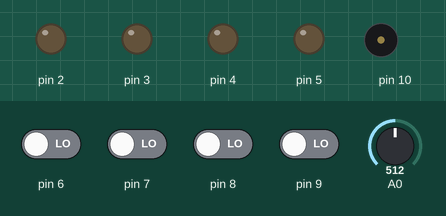
This sketch was run on a simulated Arduino Uno, built with avr-gcc and run on an emulated ATmega328P. On the bench: output pins drawn as LEDs (lit = HIGH), buzzer (waves = sounding). Dashed ring = blinking. The inputs (shaded band) are chosen by the test bench; at power-on: pin 6–9 LOW, A0 = 512. Random numbers use the default seed unless the sketch sets one.

Above: at 1.3 s.
1.4 s: pin 6 driven HIGH
At 3.8 s:
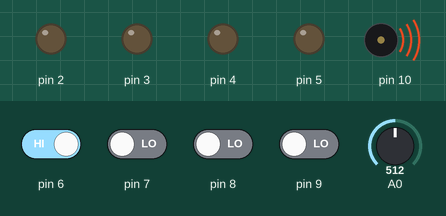
4.4 s: A0 set to 306
7.4 s: A0 set to 511
At 8.78 s:
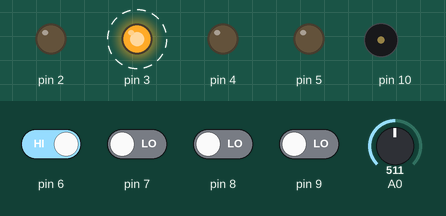
10.4 s: A0 set to 716
At 11.41 s:
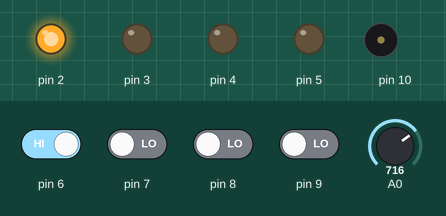
13.4 s: A0 set to 1023
At 15.5 s:
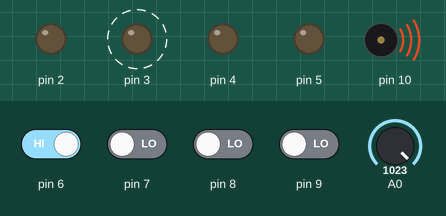
Timing chart, 0 to 17.4 s (numbered marks = the images above; inputs shaded):
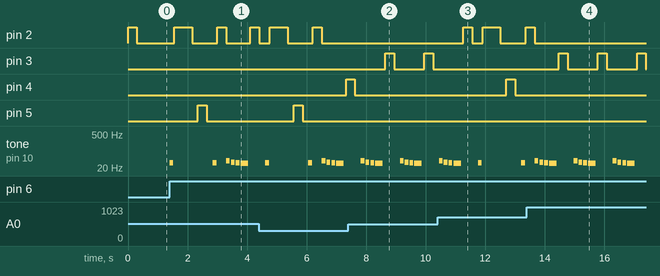

Measured:
- after the input at 1.4 s, pin 2: goes HIGH 0.60 s, LOW 0.85 s, HIGH 0.30 s, LOW 0.81 s, then HIGH, starting after 0.15 s; pin 5: LOW → HIGH after 0.95 s, → LOW 0.30 s later; tone on pin 10: plays 33 Hz for 0.13 s, 33 Hz for 0.13 s, 39 Hz for 0.13 s, 35 Hz for 0.13 s, 33 Hz for 0.13 s, 31 Hz for 0.25 s, starting at once
- after the input at 4.4 s, pin 4: LOW → HIGH after 2.9 s
- after the input at 7.4 s, pin 3: alternates HIGH for 0.30 s and LOW for 1.0 s, starting after 1.2 s
- after the input at 10.4 s, pin 2: goes HIGH 0.30 s, LOW 0.35 s, HIGH 0.60 s, LOW 0.85 s, then HIGH, starting after 0.86 s; pin 4: LOW → HIGH after 2.3 s, → LOW 0.30 s later
- after the input at 13.4 s, pin 3: alternates HIGH for 0.30 s and LOW for 1.0 s, starting after 1.1 s

The sketch:

simonsays.ino
```cpp
int lengthArray = 10;
int secuencia[10];
int recorrer = 0;
int maxr = 1;
boolean mostrar = true;
int melody[] = {39, 35, 33, 31};
int noteDurations[] = {8, 8, 8, 4};
  int victoria[] = {33, 37, 39, 41,39,41};
  int duracion[] = {8, 8, 8, 4,8,4};

void setup() {
  randomSeed(analogRead(0));
  for(int i=0; i < lengthArray; i++){
    secuencia[i]= 2 + random(4);
  }
  pinMode(2, OUTPUT);
  pinMode(3, OUTPUT);
  pinMode(4, OUTPUT);
  pinMode(5, OUTPUT);
  pinMode(6, INPUT);
  pinMode(7, INPUT);
  pinMode(8, INPUT);
  pinMode(9, INPUT);
  pinMode(10,OUTPUT);

}
int getSecuencia(){
  int devolver = secuencia[recorrer];
  recorrer++;
  if(recorrer >= maxr){
    maxr++;
    recorrer = 0;
    mostrar = true;
  }
  if(maxr >= lengthArray){
    winer();
  }
  return devolver;
}
void loop() {
  if(mostrar){
    mostrar = false;
    for(int i = 0; i < maxr; i++){
      digitalWrite(secuencia[i],HIGH);
      delay(300);
      digitalWrite(secuencia[i],LOW);
      delay(200);
    }
  }
  int s = getSecuencia();
  boolean pinEntrada;
  boolean noSalir = true;
  while(noSalir){
    for(int i=0; i < 4; i++){
      if(digitalRead(i+6)){
        if(i+6==s+4){
          pinEntrada = true;
          noSalir = false;
        }else{
          pinEntrada = false;
          noSalir = false;
        }
      }
    }
  }
  if(pinEntrada){
    tone(10, 33,1000/8);
    delay(150);
    noTone(10);
    digitalWrite(s,HIGH);
    delay(300);
    digitalWrite(s,LOW);
  }else{
    lose();
  }
}
void lose(){
  for(int i = 0; i < 4; i++){
    int noteDuration = 1000/noteDurations[i];
    tone(10, melody[i],noteDuration);
    int pauseBetweenNotes = noteDuration * 1.30;
    delay(pauseBetweenNotes);
    noTone(10);
  }
  nuevoValor();
}
void nuevoValor(){
  randomSeed(analogRead(0));
  for(int i=0; i < lengthArray; i++){
    secuencia[i]= 2 + random(4);
  }
  recorrer=0;
  maxr = 1;
  mostrar = true;
}
void winer(){
  for(int i = 0; i < 6; i++){
    digitalWrite(2,HIGH);
    digitalWrite(3,HIGH);
    digitalWrite(4,HIGH);
    digitalWrite(5,HIGH);
    int noteDuration = 1000/duracion[i];
    tone(10, victoria[i],noteDuration);
    int pauseBetweenNotes = noteDuration * 1.30;
    delay(pauseBetweenNotes);
    digitalWrite(2,LOW);
    digitalWrite(3,LOW);
    digitalWrite(4,LOW);
    digitalWrite(5,LOW);
    noTone(10);
  }
  nuevoValor();
}
```
